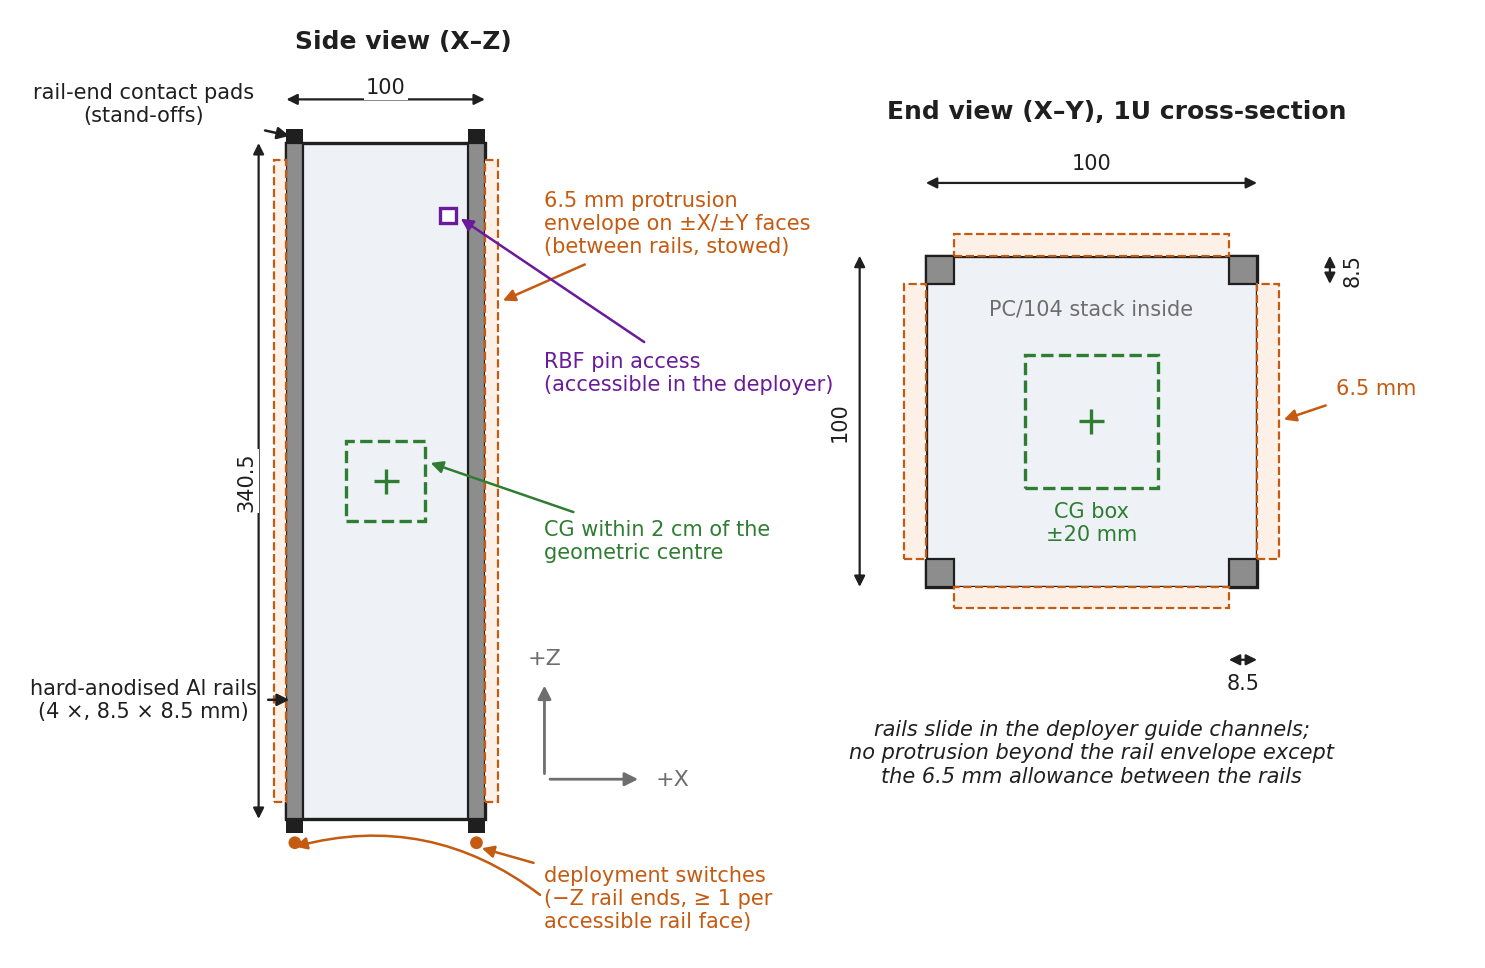

Write Python code to recreate this figure.
"""3U CubeSat envelope per the CubeSat Design Specification Rev 14 (Ch 12 §12.1.1).

Left: side view (X–Z) of the 100 × 100 × 340.5 mm body with the four
hard-anodised rails, the rail-end contact pads (stand-offs), the two
deployment switches on the −Z rail ends, the remove-before-flight (RBF) pin
access, the 6.5 mm protrusion envelope on the ±X/±Y faces between the rails,
and the CG limit (within 2 cm of the geometric centre). Right: end view (X–Y)
with the 8.5 × 8.5 mm rail cross-sections. Dimensions in mm, drawn to scale.
"""
from pathlib import Path

import matplotlib.pyplot as plt
from matplotlib.patches import Rectangle, FancyArrowPatch, Circle
from oer_style import apply_style, COLORS, save

apply_style()

W, L, RAIL, PROT = 100.0, 340.5, 8.5, 6.5
RAIL_COL = "#8d8d8d"
BODY_COL = "#eef2f6"

fig, (ax, ax2) = plt.subplots(1, 2, figsize=(7.1, 5.0), gridspec_kw={"width_ratios": [1.0, 1.0]})
for a in (ax, ax2):
    a.set_aspect("equal")
    a.axis("off")


def dim(a, p, q, text, offset=0, fs=7.5, color=COLORS["ink"], rot=0):
    """Dimension line between p and q with the text at its midpoint."""
    a.add_patch(FancyArrowPatch(p, q, arrowstyle="<|-|>", mutation_scale=8, color=color, lw=0.8,
                                shrinkA=0, shrinkB=0))
    mx, my = (p[0] + q[0]) / 2, (p[1] + q[1]) / 2
    if rot == 90:
        a.text(mx + offset, my, text, ha="center", va="center", fontsize=fs, color=color,
               rotation=90, bbox=dict(boxstyle="square,pad=0.1", facecolor="white", edgecolor="none"))
    else:
        a.text(mx, my + offset, text, ha="center", va="center", fontsize=fs, color=color,
               bbox=dict(boxstyle="square,pad=0.1", facecolor="white", edgecolor="none"))


# ------------------------------------------------------------------ side view
ax.add_patch(Rectangle((0, 0), W, L, facecolor=BODY_COL, edgecolor=COLORS["ink"], lw=1.2))
# rails (two visible edges in this view)
for x in (0, W - RAIL):
    ax.add_patch(Rectangle((x, 0), RAIL, L, facecolor=RAIL_COL, edgecolor=COLORS["ink"], lw=0.8))
# rail-end contact pads (stand-offs) at ±Z
for x in (0, W - RAIL):
    for y in (-7, L):
        ax.add_patch(Rectangle((x, y), RAIL, 7, facecolor=COLORS["ink"], edgecolor="none"))
# deployment switches on the −Z rail ends
for x in (RAIL / 2, W - RAIL / 2):
    ax.add_patch(Circle((x, -12), 3.2, facecolor=COLORS["accent_2"], edgecolor="none"))
ax.annotate("deployment switches\n(−Z rail ends, ≥ 1 per\naccessible rail face)", xy=(W - RAIL / 2, -14),
            xytext=(W + 30, -40), fontsize=7.5, color=COLORS["accent_2"], ha="left", va="center",
            arrowprops=dict(arrowstyle="-|>", color=COLORS["accent_2"], lw=0.9, mutation_scale=9))
ax.annotate("", xy=(RAIL / 2, -14), xytext=(W + 30, -40),
            arrowprops=dict(arrowstyle="-|>", color=COLORS["accent_2"], lw=0.9, mutation_scale=9,
                            shrinkB=0, connectionstyle="arc3,rad=0.25"))
# protrusion envelope on the ±X faces (6.5 mm beyond the face, between the rails)
for x0, sgn in ((W, +1), (0, -1)):
    ax.add_patch(Rectangle((x0 if sgn > 0 else x0 - PROT, RAIL), PROT, L - 2 * RAIL,
                           facecolor=COLORS["band_2"], edgecolor=COLORS["accent_2"], lw=0.8, ls="--"))
ax.annotate("6.5 mm protrusion\nenvelope on ±X/±Y faces\n(between rails, stowed)", xy=(W + PROT, 260),
            xytext=(W + 30, 300), fontsize=7.5, color=COLORS["accent_2"], ha="left", va="center",
            arrowprops=dict(arrowstyle="-|>", color=COLORS["accent_2"], lw=0.9, mutation_scale=9))
# RBF pin access (on a side face, near the +Z end)
ax.add_patch(Rectangle((W - RAIL - 14, 300), 8, 8, facecolor="white", edgecolor=COLORS["accent_4"], lw=1.2))
ax.annotate("RBF pin access\n(accessible in the deployer)", xy=(W - RAIL - 6, 304), xytext=(W + 30, 225),
            fontsize=7.5, color=COLORS["accent_4"], ha="left", va="center",
            arrowprops=dict(arrowstyle="-|>", color=COLORS["accent_4"], lw=0.9, mutation_scale=9))
# CG limit box about the geometric centre
cx, cz = W / 2, L / 2
ax.add_patch(Rectangle((cx - 20, cz - 20), 40, 40, facecolor="none", edgecolor=COLORS["accent_3"],
                       lw=1.2, ls="--"))
ax.plot(cx, cz, marker="+", ms=9, color=COLORS["accent_3"], mew=1.2)
ax.annotate("CG within 2 cm of the\ngeometric centre", xy=(cx + 20, cz + 10), xytext=(W + 30, 140),
            fontsize=7.5, color=COLORS["accent_3"], ha="left", va="center",
            arrowprops=dict(arrowstyle="-|>", color=COLORS["accent_3"], lw=0.9, mutation_scale=9))
# rails label
ax.annotate("hard-anodised Al rails\n(4 ×, 8.5 × 8.5 mm)", xy=(RAIL / 2, 60), xytext=(-72, 60),
            fontsize=7.5, color=COLORS["ink"], ha="center", va="center",
            arrowprops=dict(arrowstyle="-|>", color=COLORS["ink"], lw=0.9, mutation_scale=9))
ax.annotate("rail-end contact pads\n(stand-offs)", xy=(RAIL / 2, L + 3), xytext=(-72, L + 20),
            fontsize=7.5, color=COLORS["ink"], ha="center", va="center",
            arrowprops=dict(arrowstyle="-|>", color=COLORS["ink"], lw=0.9, mutation_scale=9))
# dimensions
dim(ax, (-14, 0), (-14, L), "340.5", rot=90, offset=-6)
dim(ax, (0, L + 22), (W, L + 22), "100", offset=6)
# body axes
ax.add_patch(FancyArrowPatch((W + 30, 20), (W + 30, 70), arrowstyle="-|>", mutation_scale=10,
                             color=COLORS["grey"], lw=1))
ax.add_patch(FancyArrowPatch((W + 30, 20), (W + 80, 20), arrowstyle="-|>", mutation_scale=10,
                             color=COLORS["grey"], lw=1))
ax.text(W + 30, 76, "+Z", fontsize=8, color=COLORS["grey"], ha="center", va="bottom")
ax.text(W + 86, 20, "+X", fontsize=8, color=COLORS["grey"], ha="left", va="center")
ax.set_xlim(-112, W + 130)
ax.set_ylim(-60, L + 45)
ax.set_title("Side view (X–Z)", fontsize=9, pad=2)

# ------------------------------------------------------------------- end view
ax2.add_patch(Rectangle((0, 0), W, W, facecolor=BODY_COL, edgecolor=COLORS["ink"], lw=1.2))
for x in (0, W - RAIL):
    for y in (0, W - RAIL):
        ax2.add_patch(Rectangle((x, y), RAIL, RAIL, facecolor=RAIL_COL, edgecolor=COLORS["ink"], lw=0.8))
# protrusion envelopes on all four faces between the rails
ax2.add_patch(Rectangle((W, RAIL), PROT, W - 2 * RAIL, facecolor=COLORS["band_2"],
                        edgecolor=COLORS["accent_2"], lw=0.8, ls="--"))
ax2.add_patch(Rectangle((-PROT, RAIL), PROT, W - 2 * RAIL, facecolor=COLORS["band_2"],
                        edgecolor=COLORS["accent_2"], lw=0.8, ls="--"))
ax2.add_patch(Rectangle((RAIL, W), W - 2 * RAIL, PROT, facecolor=COLORS["band_2"],
                        edgecolor=COLORS["accent_2"], lw=0.8, ls="--"))
ax2.add_patch(Rectangle((RAIL, -PROT), W - 2 * RAIL, PROT, facecolor=COLORS["band_2"],
                        edgecolor=COLORS["accent_2"], lw=0.8, ls="--"))
# CG box (±X/±Y)
ax2.add_patch(Rectangle((W / 2 - 20, W / 2 - 20), 40, 40, facecolor="none",
                        edgecolor=COLORS["accent_3"], lw=1.2, ls="--"))
ax2.plot(W / 2, W / 2, marker="+", ms=9, color=COLORS["accent_3"], mew=1.2)
ax2.text(W / 2, W / 2 - 24, "CG box\n±20 mm", fontsize=7.5, color=COLORS["accent_3"],
         ha="center", va="top")
# dimensions
dim(ax2, (0, W + 22), (W, W + 22), "100", offset=6)
dim(ax2, (-20, 0), (-20, W), "100", rot=90, offset=-6)
dim(ax2, (W - RAIL, -22), (W, -22), "8.5", offset=-7)
dim(ax2, (W + 22, W - RAIL), (W + 22, W), "8.5", rot=90, offset=7)
ax2.annotate("6.5 mm", xy=(W + PROT, W / 2), xytext=(W + 24, W / 2 + 10), fontsize=7.5,
             color=COLORS["accent_2"], ha="left", va="center",
             arrowprops=dict(arrowstyle="-|>", color=COLORS["accent_2"], lw=0.9, mutation_scale=9))
ax2.text(W / 2, -40, "rails slide in the deployer guide channels;\nno protrusion beyond the rail "
         "envelope except\nthe 6.5 mm allowance between the rails", fontsize=7.5, ha="center",
         va="top", color=COLORS["ink"], style="italic")
ax2.text(W / 2, 84, "PC/104 stack inside", fontsize=7.5, color=COLORS["grey"], ha="center", va="center")
ax2.set_xlim(-45, W + 60)
ax2.set_ylim(-85, W + 40)
ax2.set_title("End view (X–Y), 1U cross-section", fontsize=9, pad=2)

fig.subplots_adjust(left=0.01, right=0.99, top=0.95, bottom=0.02, wspace=0.05)
save(fig, Path(__file__).stem)
